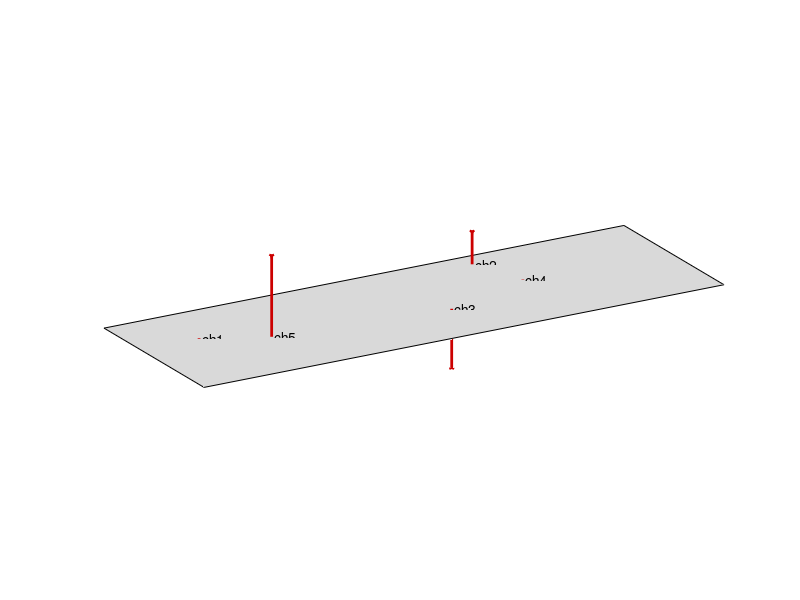

Reproduce this figure in MATLAB.
function fig = shapePlotPlate(plateDim, dofPos, shape, figTitle)
%COMPLEXSHAPEPLOTDEFAULT Summary of this function goes here
%   Detailed explanation goes here

if nargin < 3
    warning('shape mising');
    plateDim = [3, 1];
    dofPos = rand(5, 2) .* plateDim;
    shape = randn(1, 5);
end

if nargin < 4
    figTitle = '';
end

%%
n = length(shape);

shape = 0.4 * max(plateDim)/max(abs(shape)) * shape;

fig = figure('Name', figTitle);
set(fig, 'Position', get(fig, 'Position') .* [1 1 1.2 0.9]);
ax = axes(fig);
hold(ax, 'on');
% legend(ax, 'AutoUpdate' ,'off');

% plate
Xplate = [0, 0; plateDim(1), plateDim(1)];
Yplate = [0, plateDim(2); 0, plateDim(2)];
Zplate = zeros(2);

surf(ax, Xplate, Yplate, Zplate, 'EdgeColor', 'black', 'FaceColor', 0.5*[1 1 1], 'FaceAlpha', 0.3);

% dof
for k = 1:n
    X = dofPos(k, 1) * ones(1, 2);
    Y = dofPos(k, 2) * ones(1, 2);
    Z = [0, shape(k)];
    
    dofColor = 0.8 * [1 0 0];
    
    plot3(ax, X, Y, Z, 'LineWidth', 2, 'DisplayName', ['dof', num2str(k)], 'Color', dofColor);
    
    %scatter3(ax, X(1), Y(1), Z(1), 2, 'X', 'LineWidth', 10, 'MarkerEdgeColor', dofColor);
    if shape(k) >= 0
        arrowPointer = '^';
    else
        arrowPointer = 'v';
    end
    scatter3(ax, X(2), Y(2), Z(2), 2, arrowPointer, 'LineWidth', 3, 'MarkerEdgeColor', dofColor);
    
    %text(ax, X(2), Y(2), Z(2) + 0.1*sign(shape(k))*max(abs(shape)), ['', num2str(k)]);
    text(ax, X(1), Y(1), Z(1), [' ch', num2str(k)]);
end


% legendNames = {};
% for k = 1:length(shape)
%     legendNames{end+1} = ['dof', num2str(k)];
% end
% 
% legend(ax, legendNames);



view(ax, -30, 20);

pbaspect(ax, [plateDim, 0.3*max(plateDim)]);
set(ax,'visible','off');


end
